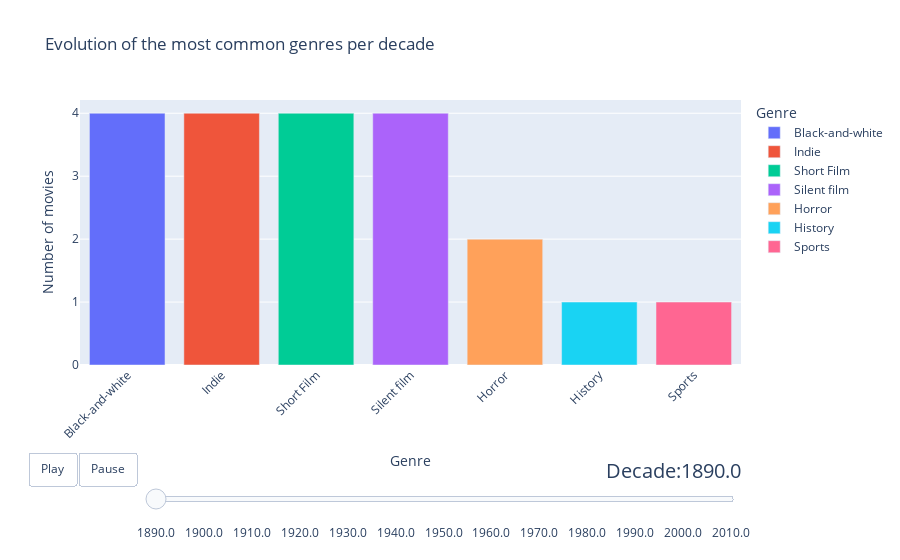

The notebook cell this image was saved under:
### Code cell
# Creation of a dynimic graph with a timeline
fig = px.bar(top_genres_by_decade, x='genre_list', y='count', color='genre_list', 
             animation_frame='Decade', 
             labels={'count': 'Number of movies', 'genre_list': 'Genre'},
             title='Evolution of the most common genres per decade')

# Adjust the layout to slow down the animation
fig.update_layout(
    xaxis_tickangle=-45,
    updatemenus=[{
        'buttons': [
            {
                'args': [None, {'frame': {'duration': 2000, 'redraw': True}, 'fromcurrent': True, 'transition': {'duration': 2000}}],
                'label': 'Play',
                'method': 'animate'
            },
            {
                'args': [[None], {'frame': {'duration': 0, 'redraw': True}, 'mode': 'immediate', 'transition': {'duration': 0}}],
                'label': 'Pause',
                'method': 'animate'
            }
        ],
        'direction': 'left',
        'pad': {'r': 10, 't': 87},
        'showactive': False,
        'type': 'buttons',
        'x': 0.1,
        'xanchor': 'right',
        'y': 0,
        'yanchor': 'top'
    }]
)

# Adding the timeline
fig.update_layout(
    sliders=[{
        'steps': [
            {
                'args': [[str(decade)], {'frame': {'duration': 2000, 'redraw': True}, 'mode': 'immediate', 'transition': {'duration': 2000}}],
                'label': str(decade),
                'method': 'animate'
            } for decade in top_genres_by_decade['Decade'].unique()
        ],
        'transition': {'duration': 2000},
        'x': 0.1,
        'len': 0.9,
        'xanchor': 'left',
        'y': -0.1,
        'currentvalue': {
            'font': {'size': 20},
            'prefix': 'Decade:',
            'visible': True,
            'xanchor': 'right'
        },
        'tickcolor': 'white'
    }]
)
fig.show()

# Save the graph as an HTML file
fig.write_html("html/genres_evolution_decades.html")

### Figure 1 — Plotly figure (JSON) as saved in the notebook; plotly's stock layout.template omitted (floating-point values rounded to 4 significant figures)
{"data": [{"alignmentgroup": "True", "hovertemplate": "Genre=%{x}<br>Decade=1890.0<br>Number of movies=%{y}<extra></extra>", "legendgroup": "Black-and-white", "marker": {"color": "#636efa", "pattern": {"shape": ""}}, "name": "Black-and-white", "offsetgroup": "Black-and-white", "orientation": "v", "showlegend": true, "textposition": "auto", "type": "bar", "x": ["Black-and-white"], "xaxis": "x", "y": [4], "yaxis": "y"}, {"alignmentgroup": "True", "hovertemplate": "Genre=%{x}<br>Decade=1890.0<br>Number of movies=%{y}<extra></extra>", "legendgroup": "Indie", "marker": {"color": "#EF553B", "pattern": {"shape": ""}}, "name": "Indie", "offsetgroup": "Indie", "orientation": "v", "showlegend": true, "textposition": "auto", "type": "bar", "x": ["Indie"], "xaxis": "x", "y": [4], "yaxis": "y"}, {"alignmentgroup": "True", "hovertemplate": "Genre=%{x}<br>Decade=1890.0<br>Number of movies=%{y}<extra></extra>", "legendgroup": "Short Film", "marker": {"color": "#00cc96", "pattern": {"shape": ""}}, "name": "Short Film", "offsetgroup": "Short Film", "orientation": "v", "showlegend": true, "textposition": "auto", "type": "bar", "x": ["Short Film"], "xaxis": "x", "y": [4], "yaxis": "y"}, {"alignmentgroup": "True", "hovertemplate": "Genre=%{x}<br>Decade=1890.0<br>Number of movies=%{y}<extra></extra>", "legendgroup": "Silent film", "marker": {"color": "#ab63fa", "pattern": {"shape": ""}}, "name": "Silent film", "offsetgroup": "Silent film", "orientation": "v", "showlegend": true, "textposition": "auto", "type": "bar", "x": ["Silent film"], "xaxis": "x", "y": [4], "yaxis": "y"}, {"alignmentgroup": "True", "hovertemplate": "Genre=%{x}<br>Decade=1890.0<br>Number of movies=%{y}<extra></extra>", "legendgroup": "Horror", "marker": {"color": "#FFA15A", "pattern": {"shape": ""}}, "name": "Horror", "offsetgroup": "Horror", "orientation": "v", "showlegend": true, "textposition": "auto", "type": "bar", "x": ["Horror"], "xaxis": "x", "y": [2], "yaxis": "y"}, {"alignmentgroup": "True", "hovertemplate": "Genre=%{x}<br>Decade=1890.0<br>Number of movies=%{y}<extra></extra>", "legendgroup": "History", "marker": {"color": "#19d3f3", "pattern": {"shape": ""}}, "name": "History", "offsetgroup": "History", "orientation": "v", "showlegend": true, "textposition": "auto", "type": "bar", "x": ["History"], "xaxis": "x", "y": [1], "yaxis": "y"}, {"alignmentgroup": "True", "hovertemplate": "Genre=%{x}<br>Decade=1890.0<br>Number of movies=%{y}<extra></extra>", "legendgroup": "Sports", "marker": {"color": "#FF6692", "pattern": {"shape": ""}}, "name": "Sports", "offsetgroup": "Sports", "orientation": "v", "showlegend": true, "textposition": "auto", "type": "bar", "x": ["Sports"], "xaxis": "x", "y": [1], "yaxis": "y"}], "layout": {"barmode": "relative", "legend": {"title": {"text": "Genre"}, "tracegroupgap": 0}, "sliders": [{"active": 0, "currentvalue": {"font": {"size": 20}, "prefix": "Decade:", "visible": true, "xanchor": "right"}, "len": 0.9, "pad": {"b": 10, "t": 60}, "steps": [{"args": [["1890.0"], {"frame": {"duration": 2000, "redraw": true}, "mode": "immediate", "transition": {"duration": 2000}}], "label": "1890.0", "method": "animate"}, {"args": [["1900.0"], {"frame": {"duration": 2000, "redraw": true}, "mode": "immediate", "transition": {"duration": 2000}}], "label": "1900.0", "method": "animate"}, {"args": [["1910.0"], {"frame": {"duration": 2000, "redraw": true}, "mode": "immediate", "transition": {"duration": 2000}}], "label": "1910.0", "method": "animate"}, {"args": [["1920.0"], {"frame": {"duration": 2000, "redraw": true}, "mode": "immediate", "transition": {"duration": 2000}}], "label": "1920.0", "method": "animate"}, {"args": [["1930.0"], {"frame": {"duration": 2000, "redraw": true}, "mode": "immediate", "transition": {"duration": 2000}}], "label": "1930.0", "method": "animate"}, {"args": [["1940.0"], {"frame": {"duration": 2000, "redraw": true}, "mode": "immediate", "transition": {"duration": 2000}}], "label": "1940.0", "method": "animate"}, {"args": [["1950.0"], {"frame": {"duration": 2000, "redraw": true}, "mode": "immediate", "transition": {"duration": 2000}}], "label": "1950.0", "method": "animate"}, {"args": [["1960.0"], {"frame": {"duration": 2000, "redraw": true}, "mode": "immediate", "transition": {"duration": 2000}}], "label": "1960.0", "method": "animate"}, {"args": [["1970.0"], {"frame": {"duration": 2000, "redraw": true}, "mode": "immediate", "transition": {"duration": 2000}}], "label": "1970.0", "method": "animate"}, {"args": [["1980.0"], {"frame": {"duration": 2000, "redraw": true}, "mode": "immediate", "transition": {"duration": 2000}}], "label": "1980.0", "method": "animate"}, {"args": [["1990.0"], {"frame": {"duration": 2000, "redraw": true}, "mode": "immediate", "transition": {"duration": 2000}}], "label": "1990.0", "method": "animate"}, {"args": [["2000.0"], {"frame": {"duration": 2000, "redraw": true}, "mode": "immediate", "transition": {"duration": 2000}}], "label": "2000.0", "method": "animate"}, {"args": [["2010.0"], {"frame": {"duration": 2000, "redraw": true}, "mode": "immediate", "transition": {"duration": 2000}}], "label": "2010.0", "method": "animate"}], "tickcolor": "white", "transition": {"duration": 2000}, "x": 0.1, "xanchor": "left", "y": -0.1, "yanchor": "top"}], "title": {"text": "Evolution of the most common genres per decade"}, "updatemenus": [{"buttons": [{"args": [null, {"frame": {"duration": 2000, "redraw": true}, "fromcurrent": true, "transition": {"duration": 2000}}], "label": "Play", "method": "animate"}, {"args": [[null], {"frame": {"duration": 0, "redraw": true}, "mode": "immediate", "transition": {"duration": 0}}], "label": "Pause", "method": "animate"}], "direction": "left", "pad": {"r": 10, "t": 87}, "showactive": false, "type": "buttons", "x": 0.1, "xanchor": "right", "y": 0, "yanchor": "top"}], "xaxis": {"anchor": "y", "categoryarray": ["Black-and-white", "Indie", "Short Film", "Silent film", "Horror", "History", "Sports", "Drama", "Adventure", "Fantasy", "Biographical film", "Biography", "Comedy", "Western", "Romance Film", "Slapstick", "Comedy film", "Musical", "Crime Fiction", "Action", "Mystery", "Thriller", "Film noir", "War film", "Action/Adventure", "World cinema", "Romantic drama"], "categoryorder": "array", "domain": [0, 1], "tickangle": -45, "title": {"text": "Genre"}}, "yaxis": {"anchor": "x", "domain": [0, 1], "title": {"text": "Number of movies"}}}}
